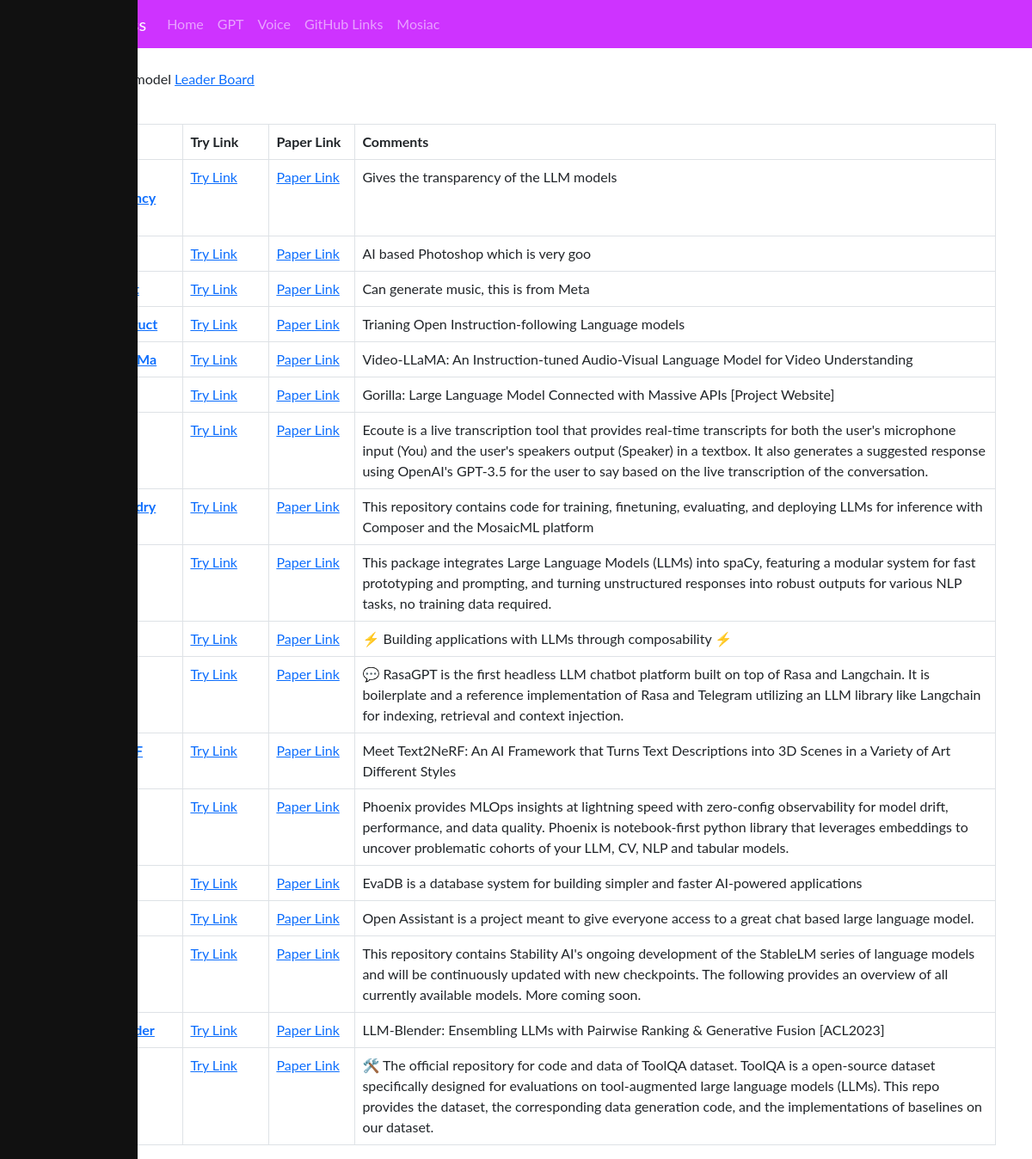
Page /github_links on the earlier database version.
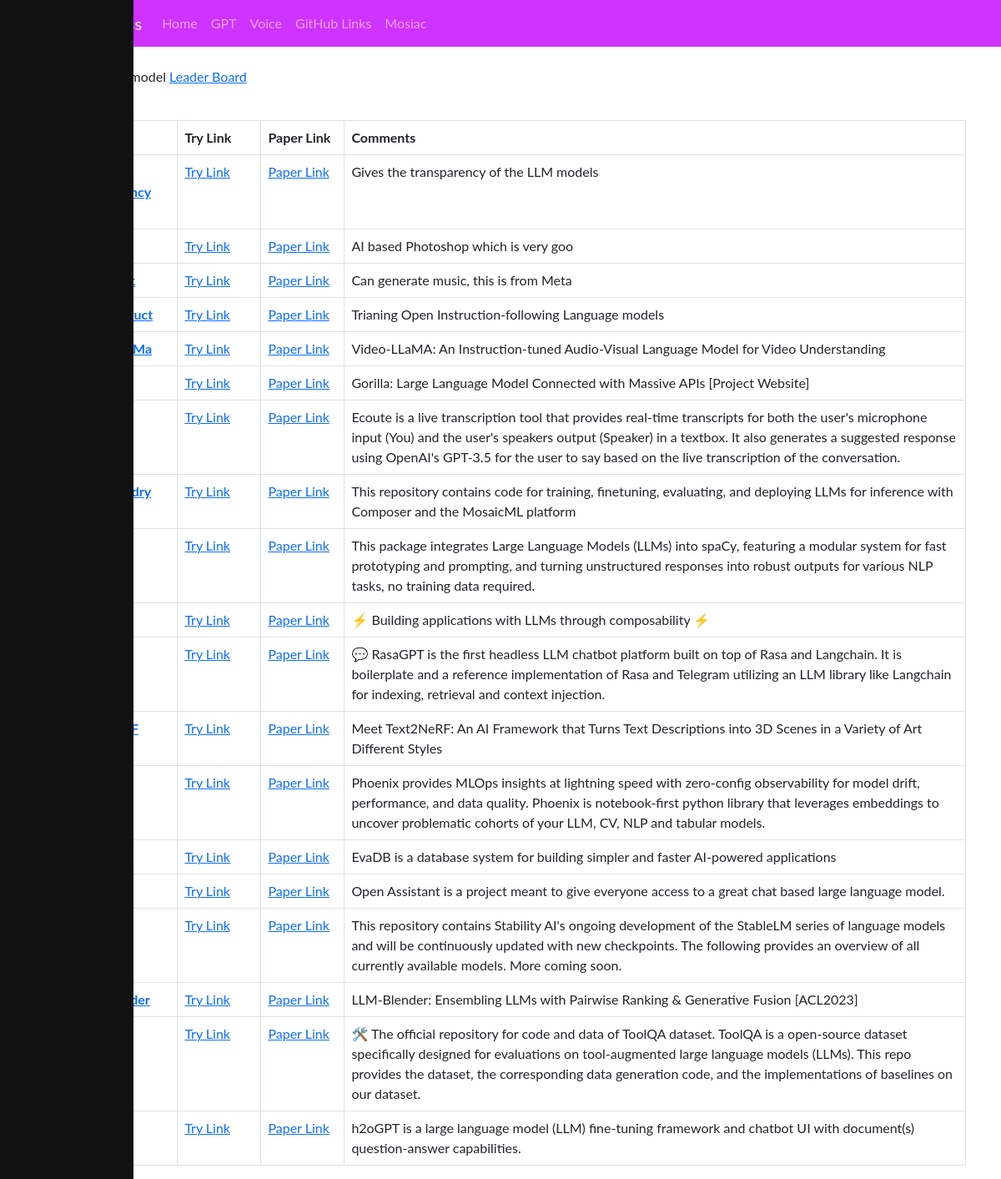
Same page on the later database version.
### tables this page shows
CREATE TABLE "github_link" (
	"id"	INTEGER,
	"Title"	INTEGER,
	"Link"	TEXT,
	"Comments"	TEXT,
	"PaperLink"	TEXT,
	"TryLink"	TEXT,
	PRIMARY KEY("id")
);

### app.py (the view)
@app.route("/github_links")
def github_links():
    conn = get_db_connection()
    cursor = conn.execute('SELECT * FROM github_link')
    git_rows = cursor.fetchall()
    conn.close()
    return render_template("github_links.html", git_rows=git_rows)

### db.py (called while the page is built)
def get_db_connection():
    conn = sqlite3.connect('advait_database.db')
    conn.row_factory = sqlite3.Row
    return conn

### templates/github_links.html
{% extends "layout.html" %}
{% block content %}
<div class="container">
  <br>
  <p>
    Large Langauge model <a href="https://huggingface.co/spaces/HuggingFaceH4/open_llm_leaderboard">Leader Board</a>
  </p>
<br>
<table class="table table-bordered">
    <thead>
      <tr>
        <th scope="col">#</th>
        <th scope="col">Title</th>
        <th scope="col">Try Link</th>
        <th scope="col">Paper Link</th>
        <th scope="col">Comments</th>
      </tr>
    </thead>
    <tbody>
      {% for row in git_rows %}
      <tr>
        <td>{{row['Id']}}</td>
        <td><a href="{{row['Link']}}"><b>{{row['Title']}}</b></a></td>
        <td width="100px" ><a href="{{row['TryLink']}}">Try Link</a></td>
        <td width="100px"><a href="{{row['PaperLink']}}">Paper Link</a></td>
        <td>{{row['Comments']}}</td>
      </tr>
      {% endfor %}
    </tbody>
  </table>
</div>
{% endblock %}

### templates/layout.html (shortened to what this page needs)
<!DOCTYPE html>
<html>
<head>
    <link rel="stylesheet" href="https://cdn.jsdelivr.net/npm/bootstrap@5.3.0/dist/css/bootstrap.min.css">
    <link rel="stylesheet" type="text/css" href="{{ url_for('static', filename='css/styles.css') }}">
    <link rel="stylesheet" type="text/css" href="{{ url_for('static', filename='css/prism.css') }}">
</head>
<body>
    <nav class="navbar navbar-expand-lg navbar-dark bg-custom">
        <div class="container">
            <a class="navbar-brand" href="#">Advait Discuss</a>
            <div class="collapse navbar-collapse" id="navbarNav">
                <ul class="navbar-nav">
                    <li class="nav-item"><a class="nav-link" href="{{ url_for('index') }}">Home</a></li>
                    <li class="nav-item"><a class="nav-link" href="{{ url_for('gpt') }}">GPT</a></li>
                    <li class="nav-item"><a class="nav-link" href="{{ url_for('voice') }}">Voice</a></li>
                    <li class="nav-item"><a class="nav-link" href="{{ url_for('github_links') }}">GitHub Links</a></li>
                    <li class="nav-item"><a class="nav-link" href="{{ url_for('mosiac') }}">Mosiac</a></li>
                </ul>
            </div>
        </div>
    </nav>
    <div class="sidenav">
      </div>
    {% block content %}
    {% endblock content %}
</body>
</html>

### static/css/styles.css (style rules this page uses)
.bg-custom { background-color: #CE33FF; }
body { font-family: "Lato", sans-serif; }
.sidenav { height: 100%; width: 160px; position: fixed; z-index: 1; top: 0; left: 0; background-color: #111; overflow-x: hidden; padding-top: 20px; }

Differences in the rows shown:
added github_link: Comments "h2oGPT is a large language model (LLM) fine-tuning framework and chatbot UI with document(s) question-answer capabilities."
